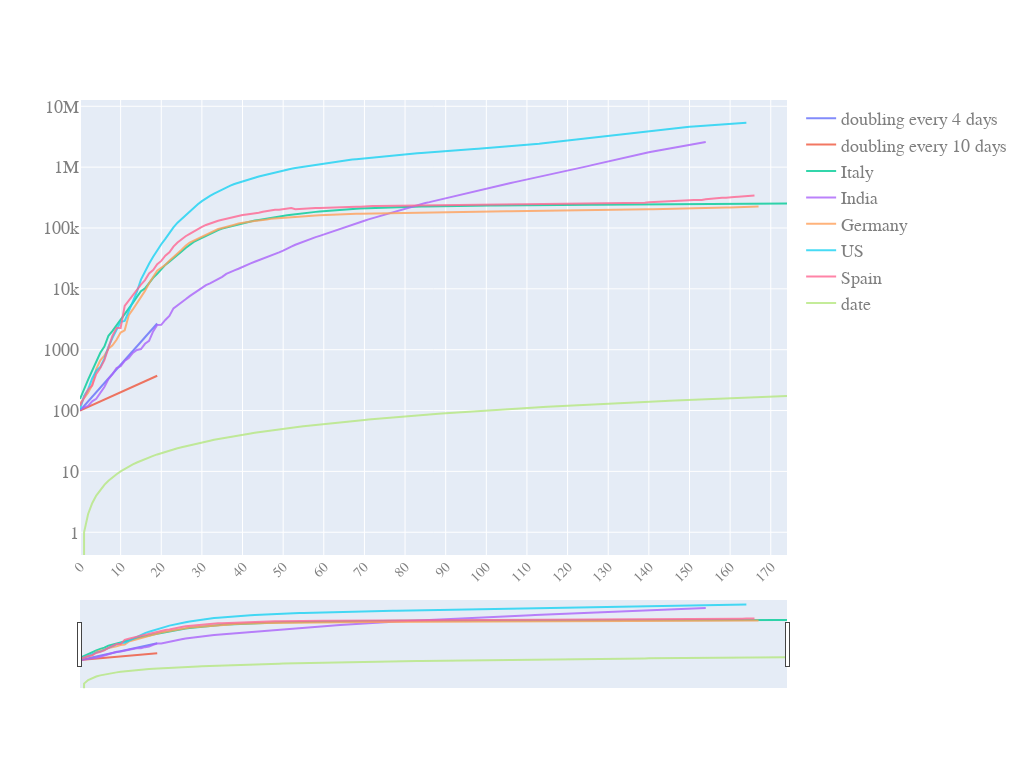

Here is the notebook cell this chart was saved with:
### Code cell
quick_plot(pd_sync_timelines_w_slope.date,
           pd_sync_timelines_w_slope.iloc[:,1:],
           y_scale='log',
           slider=True)

### Figure 1 — Plotly figure (JSON) as saved in the notebook; plotly's stock layout.template omitted (floating-point values rounded to 4 significant figures; data arrays with more than 128 entries replaced by an {"elided": "..."} marker saying what was removed)
{"data": [{"name": "doubling every 4 days", "opacity": 0.8, "type": "scatter", "x": {"elided": "175 int values"}, "y": {"elided": "175 float values"}}, {"name": "doubling every 10 days", "opacity": 0.8, "type": "scatter", "x": {"elided": "175 int values"}, "y": {"elided": "175 float values"}}, {"name": "Italy", "opacity": 0.8, "type": "scatter", "x": {"elided": "175 int values"}, "y": {"elided": "175 int values"}}, {"name": "India", "opacity": 0.8, "type": "scatter", "x": {"elided": "175 int values"}, "y": {"elided": "175 int values"}}, {"name": "Germany", "opacity": 0.8, "type": "scatter", "x": {"elided": "175 int values"}, "y": {"elided": "175 int values"}}, {"name": "US", "opacity": 0.8, "type": "scatter", "x": {"elided": "175 int values"}, "y": {"elided": "175 int values"}}, {"name": "Spain", "opacity": 0.8, "type": "scatter", "x": {"elided": "175 int values"}, "y": {"elided": "175 int values"}}, {"name": "date", "opacity": 0.8, "type": "scatter", "x": {"elided": "175 int values"}, "y": {"elided": "175 int values"}}], "layout": {"autosize": true, "font": {"color": "#7f7f7f", "family": "PT Sans, monospace", "size": 18}, "height": 768, "width": 1024, "xaxis": {"nticks": 20, "rangeslider": {"visible": true}, "tickangle": -45, "tickfont": {"color": "#7f7f7f", "size": 14}}, "yaxis": {"type": "log"}}}
